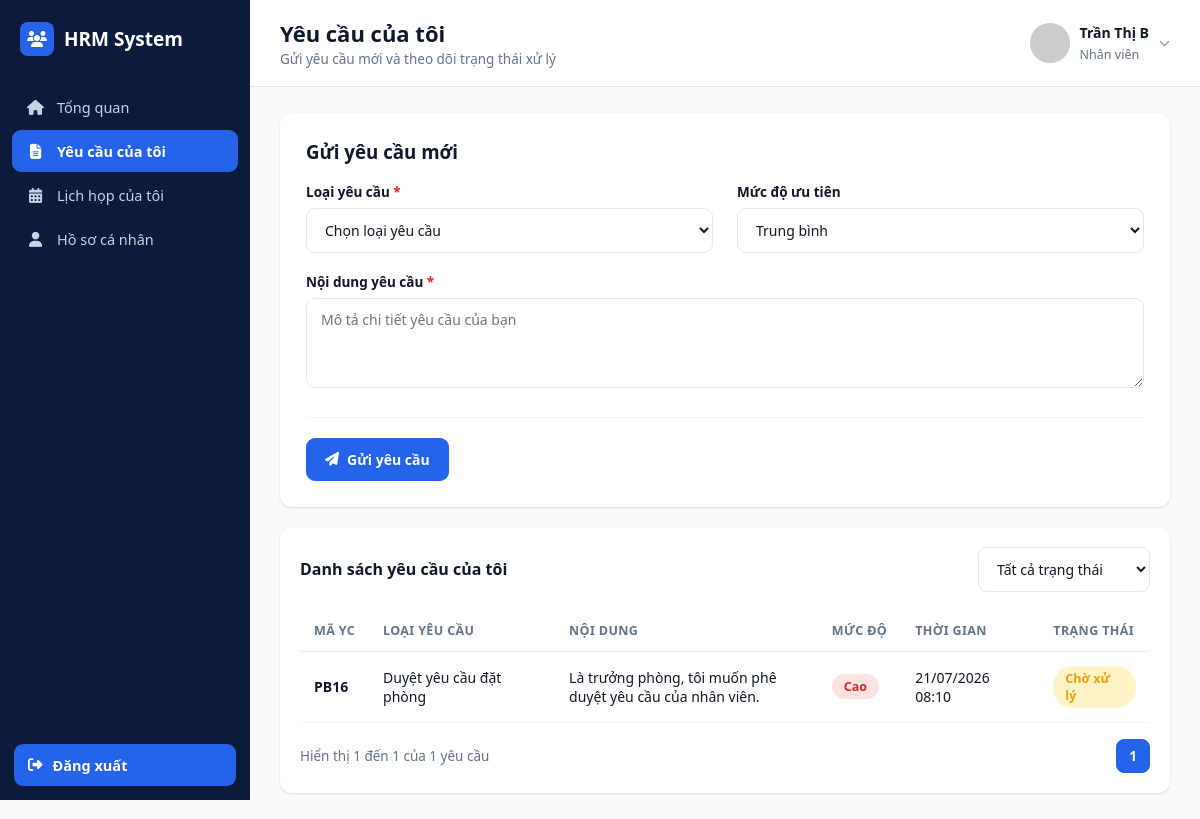
Page /employee/requests.php (signed in) on the committed database.
### tables this page shows
CREATE TABLE nhan_vien (
    id INT AUTO_INCREMENT PRIMARY KEY,
    ma_nv VARCHAR(20) NOT NULL UNIQUE,
    ho_ten VARCHAR(100) NOT NULL,
    email VARCHAR(100) NOT NULL UNIQUE,
    mat_khau VARCHAR(255) NOT NULL,
    sdt VARCHAR(20) DEFAULT NULL,
    chuc_vu ENUM('Nhân viên','Trưởng phòng') NOT NULL DEFAULT 'Nhân viên',
    gioi_tinh ENUM('Nam','Nữ','Khác') DEFAULT 'Nam',
    ngay_sinh DATE DEFAULT NULL,
    ngay_vao_lam DATE DEFAULT NULL,
    dia_chi TEXT,
    phong_ban_id INT DEFAULT NULL,
    avatar VARCHAR(255) DEFAULT NULL,
    trang_thai ENUM('Hoạt động','Nghỉ việc') NOT NULL DEFAULT 'Hoạt động',
    cccd VARCHAR(20) DEFAULT NULL,
    ngay_cap DATE DEFAULT NULL,
    noi_cap VARCHAR(150) DEFAULT NULL,
    tinh_trang_hon_nhan VARCHAR(50) DEFAULT NULL,
    quoc_tich VARCHAR(50) DEFAULT 'Việt Nam',
    ghi_chu TEXT,
    created_at TIMESTAMP DEFAULT CURRENT_TIMESTAMP,
    FOREIGN KEY (phong_ban_id) REFERENCES phong_ban(id) ON DELETE SET NULL
);

CREATE TABLE yeu_cau (
    id INT AUTO_INCREMENT PRIMARY KEY,
    ma_yc VARCHAR(20) NOT NULL UNIQUE,
    loai_yeu_cau VARCHAR(150) NOT NULL,
    noi_dung TEXT,
    muc_do ENUM('Cao','Trung bình','Thấp') NOT NULL DEFAULT 'Trung bình',
    nguoi_tao_id INT DEFAULT NULL,
    thoi_gian DATETIME DEFAULT CURRENT_TIMESTAMP,
    trang_thai ENUM('Chờ xử lý','Đã phê duyệt','Từ chối') NOT NULL DEFAULT 'Chờ xử lý',
    ghi_chu_xu_ly TEXT,
    FOREIGN KEY (nguoi_tao_id) REFERENCES nhan_vien(id) ON DELETE SET NULL
);

### includes/auth.php (called while the page is built, shortened)
<?php
require_once __DIR__ . '/../config/db.php';
function require_employee()
{
    $u = current_user();
}
function current_user()
{
    global $pdo;
    static $user = null;
    if ($user !== null) {
        return $user;
    }
    $stmt = $pdo->prepare('SELECT nv.*, pb.ten_phong_ban FROM nhan_vien nv
                            LEFT JOIN phong_ban pb ON pb.id = nv.phong_ban_id
                            WHERE nv.id = ?');
    $stmt->execute([$_SESSION['user_id']]);
    $user = $stmt->fetch();
    return $user;
}
function format_date($date, $withTime = false)
{
    $ts = strtotime($date);
    return $withTime ? date('d/m/Y H:i', $ts) : date('d/m/Y', $ts);
}
function e($str)
{
    return htmlspecialchars($str ?? '', ENT_QUOTES, 'UTF-8');
}

### employee/requests.php (the view, shortened to what this page needs)
<?php
require_once __DIR__ . '/../includes/auth.php';
require_employee();
$page_title = 'Yêu cầu của tôi';
$page_subtitle = 'Gửi yêu cầu mới và theo dõi trạng thái xử lý';
$u = current_user();
$myId = $u['id'];
$trangThai = $_GET['trang_thai'] ?? '';
$page = max(1, (int)($_GET['page'] ?? 1));
$perPage = 8;
$offset = ($page - 1) * $perPage;
$where = ['nguoi_tao_id = ?'];
$params = [$myId];
$whereSql = implode(' AND ', $where);
$countStmt = $pdo->prepare("SELECT COUNT(*) FROM yeu_cau WHERE $whereSql");
$countStmt->execute($params);
$totalCount = (int)$countStmt->fetchColumn();
$totalPages = max(1, ceil($totalCount / $perPage));
$stmt = $pdo->prepare("SELECT * FROM yeu_cau WHERE $whereSql ORDER BY thoi_gian DESC LIMIT $perPage OFFSET $offset");
$stmt->execute($params);
$myRequests = $stmt->fetchAll();
function statusClassEmp2($s) { if ($s === 'Đã phê duyệt') return 'approved'; if ($s === 'Từ chối') return 'rejected'; return 'pending'; }
function levelClassEmp($m) { return $m === 'Cao' ? 'high' : ($m === 'Trung bình' ? 'medium' : 'low'); }
include __DIR__ . '/includes/head_meta.php';
?>
<div class="app">
    <?php include __DIR__ . '/includes/sidebar.php'; ?>
    <div class="main">
        <?php include __DIR__ . '/includes/header.php'; ?>
        <div class="content">
            <div class="form-card" style="margin-bottom:20px;">
                <h3 style="margin-top:0;">Gửi yêu cầu mới</h3>
                <form method="POST">
                    <div class="form-grid">
                        <div class="form-group">
                            <label>Loại yêu cầu <span class="req">*</span></label>
                            <select name="loai_yeu_cau" required>
                                <option value="">Chọn loại yêu cầu</option>
                            </select>
                        </div>
                        <div class="form-group">
                            <label>Mức độ ưu tiên</label>
                            <select name="muc_do">
                                <option value="Trung bình" selected>Trung bình</option>
                            </select>
                        </div>
                        <div class="form-group" style="grid-column:1/-1;">
                            <label>Nội dung yêu cầu <span class="req">*</span></label>
                            <textarea name="noi_dung" placeholder="Mô tả chi tiết yêu cầu của bạn" required></textarea>
                        </div>
                    </div>
                    <div class="form-actions" style="justify-content:flex-start;">
                        <button type="submit" class="btn btn-primary"><i class="fa-solid fa-paper-plane"></i> Gửi yêu cầu</button>
                    </div>
                </form>
            </div>
            <div class="panel">
                <div class="filters-row">
                    <h3 style="margin:0;flex:1;">Danh sách yêu cầu của tôi</h3>
                    <div class="select-box">
                        <select onchange="window.location.href='requests.php?trang_thai='+this.value">
                            <option value="">Tất cả trạng thái</option>
                        </select>
                    </div>
                </div>
                <div class="table-wrap">
                <table class="data-table">
                    <thead><tr><th>Mã YC</th><th>Loại yêu cầu</th><th>Nội dung</th><th>Mức độ</th><th>Thời gian</th><th>Trạng thái</th></tr></thead>
                    <tbody>
                    <?php foreach ($myRequests as $r): ?>
                        <tr>
                            <td><b><?= e($r['ma_yc']) ?></b></td>
                            <td><?= e($r['loai_yeu_cau']) ?></td>
                            <td style="max-width:280px;"><?= e($r['noi_dung']) ?></td>
                            <td><span class="badge-level <?= levelClassEmp($r['muc_do']) ?>"><?= e($r['muc_do']) ?></span></td>
                            <td><?= format_date($r['thoi_gian'], true) ?></td>
                            <td><span class="badge-status <?= statusClassEmp2($r['trang_thai']) ?>"><?= e($r['trang_thai']) ?></span></td>
                        </tr>
                    <?php endforeach; ?>
                    </tbody>
                </table>
                </div>
                <div class="pagination-row">
                    <span>Hiển thị <?= $myRequests ? $offset+1 : 0 ?> đến <?= min($offset+$perPage,$totalCount) ?> của <?= $totalCount ?> yêu cầu</span>
                    <div class="pagination">
                        <?php for ($i = 1; $i <= $totalPages; $i++): ?>
                            <a href="requests.php?trang_thai=<?= urlencode($trangThai) ?>&page=<?= $i ?>" class="<?= $i === $page ? 'active' : '' ?>"><?= $i ?></a>
                        <?php endfor; ?>
                    </div>
                </div>
            </div>
        </div>
    </div>
</div>
</body>
</html>

### employee/includes/header.php (shortened to what this page needs)
<?php
$u = current_user();
$avatar = !empty($u['avatar']) ? '../uploads/avatars/' . $u['avatar'] : '';
?>
<header class="topbar">
    <div class="title-block">
        <h1><?= e($page_title ?? '') ?></h1>
        <p><?= e($page_subtitle ?? '') ?></p>
    </div>
    <div class="right">
        <div class="user" id="userMenuBtn">
            <img src="<?= e($avatar) ?>" alt="avatar" onerror="this.src='https://ui-avatars.com/api/?background=2563eb&color=fff&name=<?= urlencode($u['ho_ten'] ?? 'User') ?>'">
            <div class="info">
                <b><?= e($u['ho_ten'] ?? '') ?></b>
                <span><?= e($u['chuc_vu'] ?? '') ?></span>
            </div>
            <i class="fa-solid fa-chevron-down" style="font-size:11px;color:#94a3b8;"></i>
        </div>
    </div>
</header>

### assets/css/style.css (style rules this page uses)
:root { --navy:#0c1a3b; --navy-light:#13234f; --blue:#2563eb; --blue-dark:#1d4ed8; --green:#16a34a; --green-bg:#dcfce7; --red:#dc2626; --red-bg:#fee2e2; --orange:#f59e0b; --orange-bg:#fef3c7; --purple:#7c3aed; --purple-bg:#ede9fe; --gray-50:#f8fafc; --gray-100:#f1f5f9; --gray-200:#e2e8f0; --gray-300:#cbd5e1; --gray-500:#64748b; --gray-700:#334155; --gray-900:#0f172a; --radius:12px; --shadow:0 1px 3px rgba(15,23,42,.08), 0 1px 2px rgba(15,23,42,.06); }
* { box-sizing:border-box; }
body { margin:0; font-family:'Segoe UI',Roboto,Helvetica,Arial,sans-serif; background:var(--gray-50); color:var(--gray-900); }
a { text-decoration:none;color:inherit; }
button { font-family:inherit;cursor:pointer; }
input,select,textarea { font-family:inherit; }
.app { display:flex;min-height:100vh; }
.main { flex:1;min-width:0;display:flex;flex-direction:column; }
.topbar { display:flex;align-items:center;justify-content:space-between; padding:18px 30px;background:#fff;border-bottom:1px solid var(--gray-200); position:sticky;top:0;z-index:20; }
.topbar .title-block h1 { font-size:22px;margin:0 0 2px;font-weight:700; }
.topbar .title-block p { margin:0;color:var(--gray-500);font-size:13.5px; }
.topbar .right { display:flex;align-items:center;gap:20px; }
.topbar .user { display:flex;align-items:center;gap:10px;cursor:pointer;position:relative; }
.topbar .user img { width:40px;height:40px;border-radius:50%;object-fit:cover;background:var(--gray-200); }
.topbar .user .info b { display:block;font-size:14px; }
.topbar .user .info span { font-size:12.5px;color:var(--gray-500); }
.content { padding:26px 30px;flex:1; }
.panel { background:#fff;border-radius:var(--radius);box-shadow:var(--shadow);padding:20px; }
.panel h3 { margin:0 0 16px;font-size:16px;font-weight:700; }
.table-wrap { overflow-x:auto; }
table.data-table { width:100%;border-collapse:collapse;font-size:14px; }
table.data-table th { text-align:left;color:var(--gray-500);font-weight:600;font-size:12.5px;text-transform:uppercase; letter-spacing:.03em;padding:12px 14px;border-bottom:1px solid var(--gray-200);white-space:nowrap; }
table.data-table td { padding:14px;border-bottom:1px solid var(--gray-100);vertical-align:middle; }
.badge-status { padding:4px 12px;border-radius:20px;font-size:12.5px;font-weight:600;display:inline-block; }
.badge-status.pending { background:var(--orange-bg);color:var(--orange); }
.badge-level { padding:4px 12px;border-radius:20px;font-size:12.5px;font-weight:600;display:inline-block; }
.badge-level.high { background:var(--red-bg);color:var(--red); }
.filters-row { display:flex;gap:12px;flex-wrap:wrap;margin-bottom:18px;align-items:center; }
.select-box select,.form-group select,.form-group input,.form-group textarea { width:100%;padding:11px 14px;border:1px solid var(--gray-200);border-radius:9px;font-size:14px;background:#fff;color:var(--gray-900); }
.select-box select { padding-right:30px; }
.btn { padding:11px 18px;border-radius:9px;border:1px solid var(--gray-200);background:#fff;font-size:14px;font-weight:600; display:inline-flex;align-items:center;gap:8px;color:var(--gray-700); }
.btn-primary { background:var(--blue);color:#fff;border-color:var(--blue); }
.form-card { background:#fff;border-radius:var(--radius);box-shadow:var(--shadow);padding:26px; }
.form-grid { display:grid;grid-template-columns:1fr 1fr;gap:20px 24px; }
.form-group { margin-bottom:0; }
.form-group label { display:block;font-size:13.5px;font-weight:600;margin-bottom:7px; }
.form-group label .req { color:var(--red); }
.form-group textarea { resize:vertical;min-height:90px; }
.form-actions { display:flex;justify-content:flex-end;gap:12px;margin-top:24px;padding-top:20px;border-top:1px solid var(--gray-100); }
.pagination-row { display:flex;align-items:center;justify-content:space-between;padding-top:16px;font-size:13.5px;color:var(--gray-500); }
.pagination { display:flex;gap:6px; }
.pagination a,.pagination span { width:34px;height:34px;border-radius:8px;border:1px solid var(--gray-200); display:flex;align-items:center;justify-content:center;font-size:13.5px;color:var(--gray-700); }
.pagination a.active { background:var(--blue);color:#fff;border-color:var(--blue);font-weight:700; }

### rows in the picture
nhan_vien: ho_ten "Trần Thị B", chuc_vu "Nhân viên"
yeu_cau: ma_yc "PB16", loai_yeu_cau "Duyệt yêu cầu đặt phòng", noi_dung "Là trưởng phòng, tôi muốn phê duyệt yêu cầu của nhân viên.", muc_do "Cao", thoi_gian "21/07/2026 08:10", trang_thai "Chờ xử lý"

### other values in the picture
$m['label'] "Tổng quan"
$m['label'] "Yêu cầu của tôi"
$m['label'] "Lịch họp của tôi"
$m['label'] "Hồ sơ cá nhân"
$page_title "Yêu cầu của tôi"
$page_subtitle "Gửi yêu cầu mới và theo dõi trạng thái xử lý"
$offset+1 "1"
min($offset+$perPage,$totalCount) "1"
$totalCount "1"
